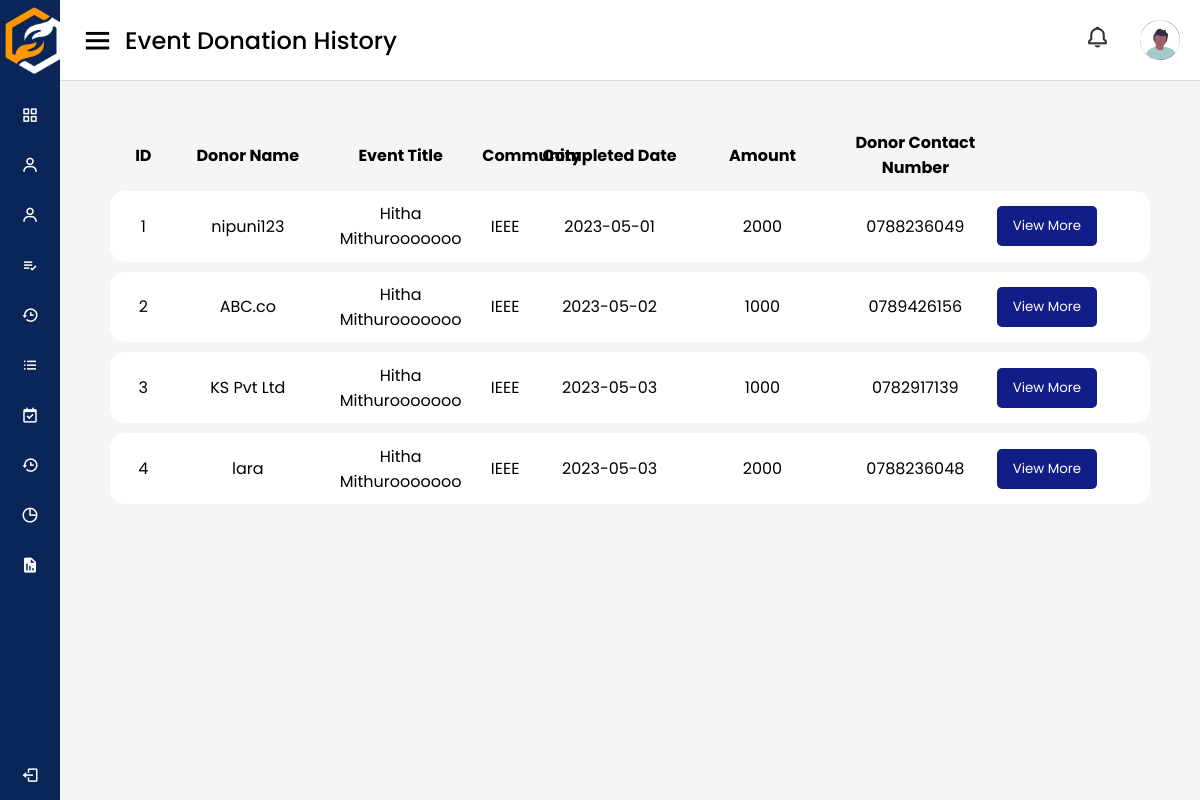
The page /admin/eventHistory (signed in) on the database its author committed.
### tables this page shows
CREATE TABLE `event_donation_history` (
  `id` int(11) NOT NULL,
  `date_of_completion` date NOT NULL,
  `amount` int(11) NOT NULL,
  `don_id` int(11) NOT NULL,
  `event_id` int(11) NOT NULL
);

CREATE TABLE `events` (
  `id` int(11) NOT NULL,
  `event_title` varchar(255) NOT NULL,
  `description` text NOT NULL,
  `location` varchar(255) NOT NULL,
  `published_date` date NOT NULL DEFAULT current_timestamp(),
  `due_date` date NOT NULL,
  `completed_date` date NOT NULL,
  `rejected_date` date NOT NULL,
  `status` int(11) NOT NULL,
  `budget` int(11) NOT NULL,
  `received` int(11) NOT NULL,
  `proof_letter` varchar(255) NOT NULL,
  `thumbnail` varchar(255) NOT NULL,
  `bank_pass_book` varchar(255) NOT NULL,
  `bank_acc_number` varchar(255) NOT NULL,
  `bank_name` varchar(255) NOT NULL,
  `event_org_id` int(11) NOT NULL,
  `rejection_note` varchar(255) NOT NULL
);

CREATE TABLE `event_org` (
  `id` int(11) NOT NULL,
  `full_name` varchar(255) NOT NULL,
  `NIC` varchar(255) NOT NULL,
  `community_name` varchar(255) NOT NULL,
  `designation` varchar(255) NOT NULL,
  `zipcode` varchar(255) NOT NULL,
  `district` int(11) NOT NULL,
  `acc_status` int(11) NOT NULL,
  `user_id` int(11) NOT NULL,
  `proof_document` varchar(255) NOT NULL
);

CREATE TABLE `reg_user` (
  `id` int(11) NOT NULL,
  `email` varchar(255) NOT NULL,
  `password` varchar(255) NOT NULL,
  `user_type` int(11) NOT NULL,
  `prof_img` varchar(255) NOT NULL,
  `tp_number` varchar(10) NOT NULL,
  `otp_code` int(11) NOT NULL,
  `otp_verify` int(11) NOT NULL,
  `verification_status` int(11) NOT NULL,
  `rejection_note` varchar(255) NOT NULL,
  `password_reset_hash` varchar(255) NOT NULL,
  `password_reset_expiry` int(11) NOT NULL,
  `backup` varchar(255) NOT NULL
);

### app/controllers/Admin.php (called while the page is built, shortened)
<?php
class Admin extends Controller
{
    private $adminModel;
    public function __construct()
    {
        $this->adminModel = $this->model('AdminModel');
    }
    public function eventHistory()
    {
        $eventHistory = $this->adminModel->eventHistory();
        $data = [
            'title' => 'Event Donation History',
            'donationHistory' => $eventHistory
        ];
        $this->view('users/admin/eventDonationHistory', $data);
    }
}

### app/libraries/Core.php (called while the page is built, shortened)
<?php
  class Core {
    protected $currentMethod = 'index';
    public function __construct(){
      $url = $this->getUrl();
      if(file_exists('../app/controllers/' . ucwords($url[0] ?? ''). '.php')){
        unset($url[0]);
      }
      $this->currentController = new $this->currentController;
      if(isset($url[1])){
        if(method_exists($this->currentController, $url[1])){
          $this->currentMethod = $url[1];
          unset($url[1]);
        }
      }
      $this->params = $url ? array_values($url) : [];
      call_user_func_array([$this->currentController, $this->currentMethod], $this->params);
    }
      public function getUrl(){
      if(isset($_GET['url'])){
        $url = rtrim($_GET['url'], '/');
        $url = filter_var($url, FILTER_SANITIZE_URL);
        $url = explode('/', $url);
        return $url;
      }
    }
  }

### public/index.php (called while the page is built, shortened)
<?php
    $init = new Core;

### app/libraries/Database.php (called while the page is built, shortened)
<?php
class Database
{
    private $host = DB_HOST;
    private $user = DB_USER;
    private $pass = DB_PASS;
    private $dbname = DB_NAME;
    private $dbh;
    private $stmt;
    public function __construct()
    {
        $dsn = 'mysql:host=' . $this->host . ';dbname=' . $this->dbname;
        $options = array(
            PDO::ATTR_PERSISTENT => true,
            PDO::ATTR_ERRMODE => PDO::ERRMODE_EXCEPTION
        );
        try {
            $this->dbh = new PDO($dsn, $this->user, $this->pass, $options);
        } catch (PDOException $e) {
            $this->error = $e->getMessage();
            echo $this->error;
        }
    }
    public function query($sql)
    {
        $this->stmt = $this->dbh->prepare($sql);
    }
    public function resultSet()
    {
        $this->execute();
        return $this->stmt->fetchAll(PDO::FETCH_OBJ);
    }
    public function execute()
    {
        return $this->stmt->execute();
    }
}

### app/models/AdminModel.php (called while the page is built, shortened)
<?php
class AdminModel
{
    private $db;
    public function __construct()
    {
        $this->db = new Database;
    }
    public function eventHistory()
    {
        $this->db->query('SELECT edh.id AS id, IF(ru.user_type = 2, ind_don.f_name, corp_don.comp_name) AS donor_name, et.event_title, eo.community_name, edh.date_of_completion, edh.amount, ru.tp_number AS donor_contact_number FROM event_donation_history AS edh INNER JOIN reg_user AS ru ON edh.don_id = ru.id LEFT JOIN ind_don ON edh.don_id = ind_don.user_id AND ru.user_type = 2 LEFT JOIN corp_don ON edh.don_id = corp_don.user_id AND ru.user_type = 3 INNER JOIN events AS et ON edh.event_id = et.id INNER JOIN event_org AS eo ON et.event_org_id = eo.user_id ORDER BY id');
        $results = $this->db->resultSet();
        return $results;
    }
}

### app/views/users/admin/eventDonationHistory.php (the view, shortened to what this page needs)
<!DOCTYPE html>
<html lang="en" dir="ltr">
<head>
    <link rel="stylesheet" href="<?php echo URLROOT; ?>/css/style_dashboard.css"/>
    <link rel="stylesheet" href="<?php echo URLROOT; ?>/css/donation_history.css"/>
    <link href="https://unpkg.com/boxicons@2.0.7/css/boxicons.min.css" rel="stylesheet"/>
</head>
<body>
<?php require APPROOT . '/views/inc/side_navbar.php'; ?>
<section class="home-section">
    <nav>
        <div class="sidebar-button">
            <i class="bx bx-menu sidebarBtn"></i>
            <span class="dashboard">Event Donation History</span>
        </div>
        <div class="profile-details">
            <div class="notification">
                <i class="bx bx-bell bx-tada notification"></i>
            </div>
            <img src="<?php echo URLROOT; ?>/img/profile_pic.svg" alt=""/>
        </div>
    </nav>
    <main>
        <div class="cards_heading head">
            <div>ID</div>
            <div>Donor Name</div>
            <div>Event Title</div>
            <div>Community</div>
            <div>Completed Date</div>
            <div>Amount</div>
            <div>Donor Contact Number</div>
        </div>
        <?php foreach ($data['donationHistory'] as $donation) : ?>
            <div class="cards_heading cards_color">
                <div><?php echo $donation->id; ?></div>
                <div><?php echo $donation->donor_name; ?></div>
                <div><?php echo $donation->event_title; ?></div>
                <div><?php echo $donation->community_name; ?></div>
                <div><?php echo $donation->date_of_completion; ?></div>
                <div><?php echo $donation->amount; ?></div>
                <div><?php echo $donation->donor_contact_number; ?></div>
                <div>
                    <div style="text-align: center;">
                        <a href="<?php echo URLROOT; ?>/adminPages/eventDonations/<?php echo $donation->id; ?>">
                            <button class="btnview">View More</button>
                        </a>
                    </div>
                </div>
            </div>
        <?php endforeach; ?>
    </main>
</section>
</body>
</html>

### public/css/style_dashboard.css (style rules this page uses)
* { margin: 0; padding: 0; box-sizing: border-box; font-family: 'Poppins', sans-serif; }
.home-section { position: relative; background: #f5f5f5; min-height: 100vh; width: calc(100% - 240px); left: 240px; transition: all 0.5s ease; }
.home-section nav { display: flex; justify-content: space-between; height: 80px; background: #fff; display: flex; align-items: center; position: fixed; width: calc(100% - 240px); left: 240px; z-index: 100; padding: 0 20px; box-shadow: 0 1px 1px rgba(0, 0, 0, 0.1); transition: all 0.5s ease; }
.home-section nav .sidebar-button { display: flex; align-items: center; font-size: 24px; font-weight: 500; }
nav .sidebar-button i { font-size: 35px; margin-right: 10px; }
.home-section nav .profile-details { display: flex; align-items: center; padding: 0 auto; }
.profile-details i { padding: 0px 30px; }
nav .profile-details img { height: 40px; width: 40px; border-radius: 6px; object-fit: cover; }
nav .profile-details i { font-size: 25px; color: #333; }
.bx-bell { padding: 10px 10px; }
a { text-decoration: none; }
@media (max-width: 1240px) { .home-section { width: calc(100% - 60px); left: 60px; } }
@media (max-width: 1240px) { .home-section nav { width: calc(100% - 60px); left: 60px; } }

### public/css/donation_history.css (style rules this page uses)
:root { --color-white: #fff; --color-info-dark: #7d8da1; --color-info-light: #dce1eb; --color-dark: #363949; --color-light: rgba(132, 139, 200, 0.18); --color-primary-varient: #111e88; --color-background: #f6f6f9; --card-border-radius: 2rem; --border-radius-1: 0.4rem; --border-radius-2: 0.8rem; --border-radius-3: 1.2rem; --card-padding: 1.8rem; --padding-1: 1.2rem; --box-shadow: 0 2rem 3rem var(--color-light) }
* { margin: 0; padding: 0; box-sizing: border-box; font-family: 'Poppins', sans-serif; }
main { padding-top: 120px; padding-left: 50px; padding-right: 50px; }
.cards_heading { grid-template-columns: 4.5% 14% 14% 4.5% 14% 14% 14% 14%; grid-column-gap: 1%; color: var(--black); max-width: 100%; margin: auto; padding: 1%; font-size: 1rem; border-radius: 15px; font-weight: bold; margin-right: 0px; margin-left: 0px; text-align: center; display: grid; align-items: center; }
.head { font-size: 1rem; }
.cards_color { background: #ffffff; font-weight: normal; color: black; margin-bottom: 10px; margin-right: 0; font-size: 1rem; }
.btnview { display: flex; align-items: center; justify-content: center; height: 40px; margin-right: 0px; max-width: 100px; width: 100%; border: none; outline: none; color: #fff; border-radius: 5px; background-color: #111e88; transition: all 0.3s linear; cursor: pointer; }
.home-section { position: relative; background: #f5f5f5; min-height: 100vh; width: calc(100% - 240px); left: 240px; transition: all 0.5s ease; }
.home-section nav { display: flex; justify-content: space-between; height: 80px; background: #fff; display: flex; align-items: center; position: fixed; width: calc(100% - 240px); left: 240px; z-index: 100; padding: 0 20px; box-shadow: 0 1px 1px rgba(0, 0, 0, 0.1); transition: all 0.5s ease; }
.home-section nav .sidebar-button { display: flex; align-items: center; font-size: 24px; font-weight: 500; }
nav .sidebar-button i { font-size: 35px; margin-right: 10px; }
.home-section nav .profile-details { display: flex; align-items: center; padding: 0 auto; }
.profile-details i { padding: 0px 30px; }
nav .profile-details img { height: 40px; width: 40px; border-radius: 6px; object-fit: cover; }
nav .profile-details i { font-size: 25px; color: #333; }
.bx-bell { padding: 10px 10px; }
@media (max-width: 1240px) { .home-section { width: calc(100% - 60px); left: 60px; } }
@media (max-width: 1240px) { .home-section nav { width: calc(100% - 60px); left: 60px; } }

### rows shown on the page
event_donation_history: id "1", donor_name "nipuni123", event.event_title "Hitha Mithurooooooo", event_org.community_name "IEEE", date_of_completion "2023-05-01", amount "2000", don.tp_number "0788236049"
event_donation_history: id "2", donor_name "ABC.co", event.event_title "Hitha Mithurooooooo", event_org.community_name "IEEE", date_of_completion "2023-05-02", amount "1000", don.tp_number "0789426156"
event_donation_history: id "3", donor_name "KS Pvt Ltd", event.event_title "Hitha Mithurooooooo", event_org.community_name "IEEE", date_of_completion "2023-05-03", amount "1000", don.tp_number "0782917139"
event_donation_history: id "4", donor_name "lara", event.event_title "Hitha Mithurooooooo", event_org.community_name "IEEE", date_of_completion "2023-05-03", amount "2000", don.tp_number "0788236048"
